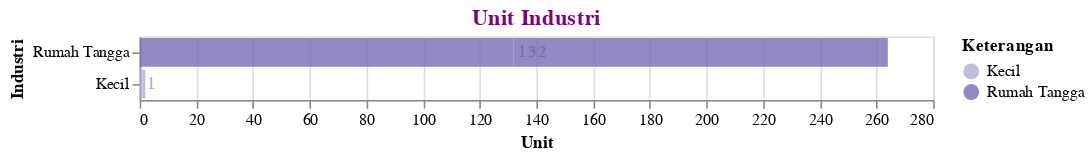

This figure's notebook cell:
### Code cell
df1_5 = data2('Industri')
df1_5 = df1_5.dropna()
plot1_5 = plot_4(df1_5,'Unit','Industri',500,'Unit Industri').configure_title(fontSize=14,color='purple')
plot1_5

### Figure 1 — Vega-Lite specification as saved in the notebook (floating-point values rounded to 4 significant figures)
{"config": {"view": {"continuousWidth": 400, "continuousHeight": 300}, "title": {"color": "purple", "fontSize": 14}}, "layer": [{"mark": {"type": "bar", "opacity": 0.8}, "encoding": {"color": {"condition": {"type": "ordinal", "field": "Keterangan", "scale": {"scheme": "purples"}, "sort": "x", "selection": "selector001"}, "value": "lightgray"}, "x": {"type": "quantitative", "axis": {"tickMinStep": 1}, "field": "N", "title": "Unit"}, "y": {"type": "ordinal", "field": "Keterangan", "sort": "-x", "title": "Industri"}}}, {"mark": {"type": "text", "align": "left", "baseline": "middle", "dx": 3}, "encoding": {"color": {"condition": {"type": "ordinal", "field": "Keterangan", "scale": {"scheme": "purples"}, "sort": "x", "selection": "selector001"}, "value": "lightgray"}, "text": {"type": "quantitative", "field": "N"}, "tooltip": [{"type": "quantitative", "field": "Tahun"}, {"type": "nominal", "field": "Keterangan"}, {"type": "quantitative", "field": "N"}, {"type": "nominal", "field": "Satuan"}], "x": {"type": "quantitative", "axis": {"tickMinStep": 1}, "field": "N", "title": "Unit"}, "y": {"type": "ordinal", "field": "Keterangan", "sort": "-x", "title": "Industri"}}, "selection": {"selector006": {"type": "interval", "bind": "scales", "encodings": ["x", "y"]}, "selector001": {"type": "single", "encodings": ["y", "color"]}}}], "data": {"name": "data-9586809ae6e31d09b3f4e89f5e29e2c5"}, "title": "Unit Industri", "width": 500, "$schema": "https://vega.github.io/schema/vega-lite/v4.8.1.json", "datasets": {"data-9586809ae6e31d09b3f4e89f5e29e2c5": [{"Tahun": 2017, "Kode": 9, "Data": "Sarana Prasarana", "Kode Kategori": 9.8, "Kategori": "Industri", "Keterangan": "Kecil", "N": 1.0, "Satuan": "Unit"}, {"Tahun": 2017, "Kode": 9, "Data": "Sarana Prasarana", "Kode Kategori": 9.8, "Kategori": "Industri", "Keterangan": "Rumah Tangga", "N": 132.0, "Satuan": "Unit"}, {"Tahun": 2019, "Kode": 9, "Data": "Sarana Prasarana", "Kode Kategori": 9.8, "Kategori": "Industri", "Keterangan": "Kecil", "N": 1.0, "Satuan": "Unit"}, {"Tahun": 2019, "Kode": 9, "Data": "Sarana Prasarana", "Kode Kategori": 9.8, "Kategori": "Industri", "Keterangan": "Rumah Tangga", "N": 132.0, "Satuan": "Unit"}]}}
